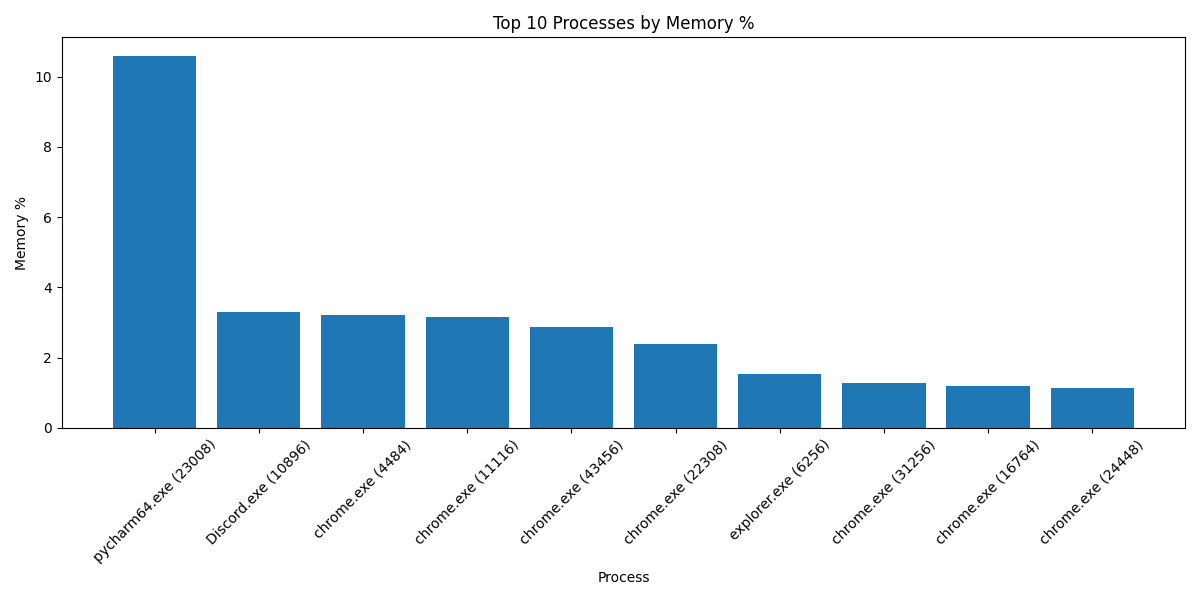

Write the Python code that produced this figure.

# Summer 2026
# Assignment 2 - Process Monitor
# Sources:
# https://thispointer.com/python-get-list-of-all-running-processes-and-sort-by-highest-memory-usage/
# https://www.geeksforgeeks.org/python-pandas-dataframe-groupby/
# https://psutil.readthedocs.io/
#

import time
import os
import psutil
import pandas as pd
import matplotlib.pyplot as plt


# ----------------------------------------------------------
# Obtain a list of running processes
# ----------------------------------------------------------
def list_processes(sort_column="Memory %"):
    proc_list = []

    for proc in psutil.process_iter():
        try:
            pid = proc.pid
            ppid = proc.ppid()
            username = proc.username()
            name = proc.name()
            status = proc.status()

            mem_pct = proc.memory_percent()

            cpu_times = proc.cpu_times()
            cpu_time = cpu_times.user + cpu_times.system

            proc_list.append(
                (
                    pid,
                    ppid,
                    username,
                    name,
                    status,
                    mem_pct,
                    cpu_time
                )
            )

        except (
                psutil.NoSuchProcess,
                psutil.AccessDenied,
                psutil.ZombieProcess
        ):
            pass

    columns = [
        "PID",
        "PPID",
        "Username",
        "Name",
        "Status",
        "Memory %",
        "CPU Time"
    ]

    df = pd.DataFrame(proc_list, columns=columns)

    if sort_column in df.columns:
        df = df.sort_values(
            by=sort_column,
            ascending=False
        )

    return df


# ----------------------------------------------------------
# Display process table
# ----------------------------------------------------------
def display_processes(df, top_n=20):
    print("\nTOP PROCESSES\n")
    print(df.head(top_n).to_string(index=False))


# ----------------------------------------------------------
# Create HTML report
# ----------------------------------------------------------
def create_html_report(df):

    html_content = f"""
    <html>
    <head>
        <title>Assignment02 - Process Monitor</title>
    </head>
    <body>
        <h1>Process Monitor Report</h1>
        {df.to_html(index=False)}
    </body>
    </html>
    """

    with open("Assignment02.html", "w", encoding="utf-8") as file:
        file.write(html_content)

    print("Assignment02.html created successfully")
    print("HTML location:", os.path.abspath("Assignment02.html"))


# ----------------------------------------------------------
# Create bar graph
# ----------------------------------------------------------
def create_graph(df,
                 metric="Memory %",
                 top_n=10):

    top_df = df.head(top_n)

    plt.figure(figsize=(12, 6))

    labels = (
        top_df["Name"]
        + " ("
        + top_df["PID"].astype(str)
        + ")"
    )

    plt.bar(
        labels,
        top_df[metric]
    )

    plt.title(
        f"Top {top_n} Processes by {metric}"
    )

    plt.xlabel("Process")
    plt.ylabel(metric)

    plt.xticks(rotation=45)

    plt.tight_layout()

    plt.savefig("Assignment02.png")

    print("Assignment02.png created successfully")
    print("PNG location:", os.path.abspath("Assignment02.png"))

    plt.show()


# ----------------------------------------------------------
# Group processes by username
# ----------------------------------------------------------
def summarize_by_user(df):

    print("\nPROCESS COUNT BY USERNAME\n")

    grouped = (
        df.groupby("Username")
        .size()
        .reset_index(name="Process Count")
        .sort_values(
            by="Process Count",
            ascending=False
        )
    )

    print(grouped.to_string(index=False))


# ----------------------------------------------------------
# Refresh process list at fixed intervals
# ----------------------------------------------------------
def run_monitor(
        interval_seconds=5,
        iterations=3,
        sort_column="Memory %"
):

    for i in range(iterations):

        print("\n" + "=" * 70)
        print("REFRESH", i + 1)
        print("=" * 70)

        df = list_processes(sort_column)

        display_processes(df)

        summarize_by_user(df)

        time.sleep(interval_seconds)

    return df


# ----------------------------------------------------------
# Main
# ----------------------------------------------------------
def main():

    print("Process Monitor Starting...\n")

    df = run_monitor(
        interval_seconds=5,
        iterations=3,
        sort_column="Memory %"
    )

    print("\nFinished monitoring processes.\n")

    create_html_report(df)

    create_graph(
        df,
        metric="Memory %",
        top_n=10
    )


if __name__ == "__main__":
    main()
